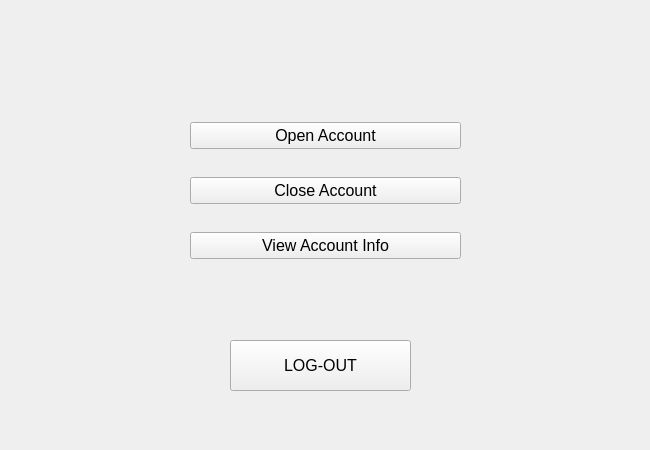
<?xml version="1.0" encoding="UTF-8"?>
<ui version="4.0">
 <class>admin_hp</class>
 <widget class="QMainWindow" name="admin_hp">
  <property name="geometry">
   <rect>
    <x>0</x>
    <y>0</y>
    <width>650</width>
    <height>450</height>
   </rect>
  </property>
  <property name="minimumSize">
   <size>
    <width>650</width>
    <height>450</height>
   </size>
  </property>
  <property name="maximumSize">
   <size>
    <width>650</width>
    <height>450</height>
   </size>
  </property>
  <property name="windowTitle">
   <string>Admin HomePage</string>
  </property>
  <widget class="QWidget" name="centralwidget">
   <widget class="QWidget" name="verticalLayoutWidget">
    <property name="geometry">
     <rect>
      <x>190</x>
      <y>100</y>
      <width>271</width>
      <height>181</height>
     </rect>
    </property>
    <layout class="QVBoxLayout" name="verticalLayout">
     <item>
      <widget class="QPushButton" name="sys_open">
       <property name="font">
        <font>
         <pointsize>12</pointsize>
        </font>
       </property>
       <property name="text">
        <string>Open Account</string>
       </property>
      </widget>
     </item>
     <item>
      <widget class="QPushButton" name="sys_close">
       <property name="font">
        <font>
         <pointsize>12</pointsize>
        </font>
       </property>
       <property name="text">
        <string>Close Account</string>
       </property>
      </widget>
     </item>
     <item>
      <widget class="QPushButton" name="sys_info">
       <property name="font">
        <font>
         <pointsize>12</pointsize>
        </font>
       </property>
       <property name="text">
        <string>View Account Info</string>
       </property>
      </widget>
     </item>
    </layout>
   </widget>
   <widget class="QPushButton" name="sys_logout">
    <property name="geometry">
     <rect>
      <x>230</x>
      <y>340</y>
      <width>181</width>
      <height>51</height>
     </rect>
    </property>
    <property name="font">
     <font>
      <pointsize>12</pointsize>
     </font>
    </property>
    <property name="text">
     <string>LOG-OUT</string>
    </property>
   </widget>
  </widget>
 </widget>
 <resources/>
 <connections/>
</ui>
